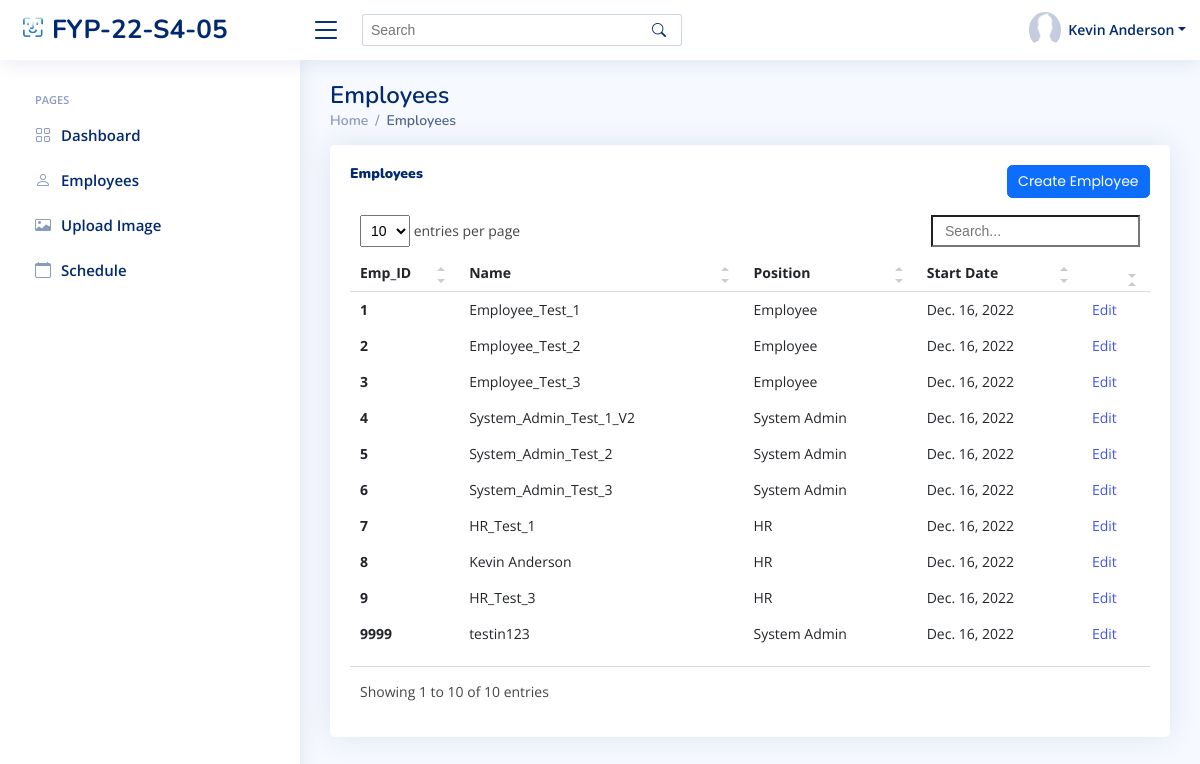
The page /sys_admin/view_employees/ (signed in) on the database its author committed.
### index/models.py (models this page shows, shortened)
class Employee(models.Model):
	Employee_ID = models.IntegerField(primary_key=True)
	Full_Name = models.CharField(max_length=100)
	Job_Title = models.CharField(max_length=100)
	Phone_Number = models.CharField(max_length=100)
	Email_Address = models.EmailField()
	Role = models.ForeignKey(Role, on_delete=models.CASCADE)
	Profile_Image = models.ImageField(null=True, upload_to='media/profile_pics/')
	Password = models.CharField(max_length=256)
	Start_Date = models.DateField(auto_now_add=True)

class Role(models.Model):
	Role_ID = models.IntegerField(primary_key=True)
	Role_Name = models.CharField(max_length=100)

### index/views/sys_admin.py (the view)
# urls.py: path('sys_admin/view_employees/', sys_admin.sys_admin_view_employees, name='sys_admin_view_employees'),
def sys_admin_view_employees(request):
	currentEmployee = Employee.objects.get(Employee_ID=request.session['Employee_ID'])
	allEmployees = Employee.objects.all()
	context={
		'Employee_ID' : currentEmployee.Employee_ID,
		'Full_Name' : currentEmployee.Full_Name,
		'Role' : currentEmployee.Role.Role_Name,
		'PFP' : currentEmployee.Profile_Image.url,
		'Employees' : allEmployees,
	}
	return render(request, 'sys_admin/sys_admin_view_employees.html', context)

### templates/sys_admin/sys_admin_view_employees.html (shortened to what this page needs)
{% extends "index/base.html" %}
{% load static %}
{% block content %}
{% include 'sys_admin/sys_admin_base.html' %}
  <main id="main" class="main">
    <div class="pagetitle">
      <h1>Employees</h1>
      <nav>
        <ol class="breadcrumb">
          <li class="breadcrumb-item"><a href="{% url 'sys_admin_home' %}">Home</a></li>
          <li class="breadcrumb-item active">Employees</li>
        </ol>
      </nav>
    </div>
    <section class="section">
      <div class="row">
        <div class="col-lg-12">
          <div class="card recent-sales overflow-auto">
            <div class="card-body">
              <div class="col-lg-12 align-items-center justify-content-center card-title">
                <h5 class="float-start"><b>Employees</b></h5>
                <a href="{% url 'sys_admin_create_user' %}" class="btn btn-primary float-end">Create Employee</a>
                <br>
              </div>
              <table class="table table-borderless datatable">
                <thead>
                  <tr>
                    <th scope="col">Emp_ID</th>
                    <th scope="col">Name</th>
                    <th scope="col">Position</th>
                    <th scope="col">Start Date</th>
                    <th scope="col"></th>
                  </tr>
                </thead>
                <tbody>
                  {% for employee in Employees %}
                    <tr>
                      <th scope="row">{{ employee.Employee_ID }}</th>
                      <td>{{ employee.Full_Name }}</td>
                      <td>{{ employee.Role.Role_Name }}</td>
                      <td>{{ employee.Start_Date }}</td>
                      <td><a href="edit/{{ employee.Employee_ID }}">Edit</a></td>
                    </tr>
                  {% endfor %}
                </tbody>
              </table>
            </div>
          </div>
        </div>
      </div>
    </section>
  </main>
{% endblock content %}

### templates/sys_admin/sys_admin_base.html (shortened to what this page needs)
{% load static %}
  <header id="header" class="header fixed-top d-flex align-items-center">
    <div class="d-flex align-items-center justify-content-between">
      <a href="{% url 'sys_admin_home' %}" class="logo d-flex align-items-center">
        <img src="{% static 'assets/img/logo.png' %}" alt="">
        <span class="d-none d-lg-block">FYP-22-S4-05</span>
      </a>
      <i class="bi bi-list toggle-sidebar-btn"></i>
    </div>
    <div class="search-bar">
      <form class="search-form d-flex align-items-center" method="POST" action="#">
        <input type="text" name="query" placeholder="Search" title="Enter search keyword">
        <button type="submit" title="Search"><i class="bi bi-search"></i></button>
      </form>
    </div>
    <nav class="header-nav ms-auto">
      <ul class="d-flex align-items-center">
        <li class="nav-item dropdown pe-3">
          <a class="nav-link nav-profile d-flex align-items-center pe-0" href="#" data-bs-toggle="dropdown">
            <img src="{{ PFP }}" alt="Profile" class="rounded-circle">
            <span class="d-none d-md-block dropdown-toggle ps-2">{{ Full_Name }}</span>
          </a>
        </li>
      </ul>
    </nav>
  </header>
  <aside id="sidebar" class="sidebar">
    <ul class="sidebar-nav" id="sidebar-nav">
      <li class="nav-heading">Pages</li>
      <li class="nav-item">
        <a class="nav-link collapsed" href="{% url 'sys_admin_home' %}">
          <i class="bi bi-grid"></i>
          <span>Dashboard</span>
        </a>
      </li>
      <li class="nav-item">
        <a class="nav-link collapsed" href="{% url 'sys_admin_view_employees' %}">
          <i class="bi bi-person"></i>
          <span>Employees</span>
        </a>
      </li>
      <li class="nav-item">
        <a class="nav-link collapsed" href="{% url 'sys_admin_upload_img' %}">
          <i class="bi bi-card-image"></i>
          <span>Upload Image</span>
        </a>
      </li>
      <li class="nav-item">
        <a class="nav-link collapsed" href="{% url 'sys_admin_schedule' %}">
          <i class="bi bi-calendar"></i>
          <span>Schedule</span>
        </a>
      </li>
  </aside>

### static/assets/css/style.css (style rules this page uses)
:root { scroll-behavior: smooth; }
body { font-family: "Open Sans", sans-serif; background: #f6f9ff; color: #444444; }
a { color: #4154f1; text-decoration: none; }
h1, h2, h3, h4, h5, h6 { font-family: "Nunito", sans-serif; }
#main { margin-top: 60px; padding: 20px 30px; transition: all 0.3s; }
.pagetitle { margin-bottom: 10px; }
.pagetitle h1 { font-size: 24px; margin-bottom: 0; font-weight: 600; color: #012970; }
.card { margin-bottom: 30px; border: none; border-radius: 5px; box-shadow: 0px 0 30px rgba(1, 41, 112, 0.1); }
.card-title { padding: 20px 0 15px 0; font-size: 18px; font-weight: 500; color: #012970; font-family: "Poppins", sans-serif; }
.card-body { padding: 0 20px 20px 20px; }
.breadcrumb { font-size: 14px; font-family: "Nunito", sans-serif; color: #899bbd; font-weight: 600; }
.breadcrumb a { color: #899bbd; transition: 0.3s; }
.breadcrumb .breadcrumb-item::before { color: #899bbd; }
.breadcrumb .active { color: #51678f; font-weight: 600; }
.logo { line-height: 1; }
@media (min-width: 1200px) { .logo { width: 280px; } }
.logo img { max-height: 26px; margin-right: 6px; }
.logo span { font-size: 26px; font-weight: 700; color: #012970; font-family: "Nunito", sans-serif; }
.header { transition: all 0.5s; z-index: 997; height: 60px; box-shadow: 0px 2px 20px rgba(1, 41, 112, 0.1); background-color: #fff; padding-left: 20px; }
.header .toggle-sidebar-btn { font-size: 32px; padding-left: 10px; cursor: pointer; color: #012970; }
.header .search-bar { min-width: 360px; padding: 0 20px; }
.header .search-form { width: 100%; }
.header .search-form input { border: 0; font-size: 14px; color: #012970; border: 1px solid rgba(1, 41, 112, 0.2); padding: 7px 38px 7px 8px; border-radius: 3px; transition: 0.3s; width: 100%; }
.header .search-form button { border: 0; padding: 0; margin-left: -30px; background: none; }
.header .search-form button i { color: #012970; }
.header-nav ul { list-style: none; }
.header-nav>ul { margin: 0; padding: 0; }
.header-nav .nav-profile { color: #012970; }
.header-nav .nav-profile img { max-height: 36px; }
.header-nav .nav-profile span { font-size: 14px; font-weight: 600; }
.sidebar { position: fixed; top: 60px; left: 0; bottom: 0; width: 300px; z-index: 996; transition: all 0.3s; padding: 20px; overflow-y: auto; scrollbar-width: thin; scrollbar-color: #aab7cf transparent; box-shadow: 0px 0px 20px rgba(1, 41, 112, 0.1); background-color: #fff; }
@media (min-width: 1200px) { #main, #footer { margin-left: 300px; } }
.sidebar-nav { padding: 0; margin: 0; list-style: none; }
.sidebar-nav li { padding: 0; margin: 0; list-style: none; }
.sidebar-nav .nav-item { margin-bottom: 5px; }
.sidebar-nav .nav-heading { font-size: 11px; text-transform: uppercase; color: #899bbd; font-weight: 600; margin: 10px 0 5px 15px; }
.sidebar-nav .nav-link { display: flex; align-items: center; font-size: 15px; font-weight: 600; color: #4154f1; transition: 0.3; background: #f6f9ff; padding: 10px 15px; border-radius: 4px; }
.sidebar-nav .nav-link i { font-size: 16px; margin-right: 10px; color: #4154f1; }
.sidebar-nav .nav-link.collapsed { color: #012970; background: #fff; }
.sidebar-nav .nav-link.collapsed i { color: #899bbd; }

### rows shown on the page
Employee: Full_Name "Kevin Anderson", Employee_ID "8", Role.Role_Name "HR", Start_Date "Dec. 16, 2022"
Employee: Employee_ID "1", Full_Name "Employee_Test_1", Role.Role_Name "Employee", Start_Date "Dec. 16, 2022"
Employee: Employee_ID "2", Full_Name "Employee_Test_2", Role.Role_Name "Employee", Start_Date "Dec. 16, 2022"
Employee: Employee_ID "3", Full_Name "Employee_Test_3", Role.Role_Name "Employee", Start_Date "Dec. 16, 2022"
Employee: Employee_ID "4", Full_Name "System_Admin_Test_1_V2", Role.Role_Name "System Admin", Start_Date "Dec. 16, 2022"
Employee: Employee_ID "5", Full_Name "System_Admin_Test_2", Role.Role_Name "System Admin", Start_Date "Dec. 16, 2022"
Employee: Employee_ID "6", Full_Name "System_Admin_Test_3", Role.Role_Name "System Admin", Start_Date "Dec. 16, 2022"
Employee: Employee_ID "7", Full_Name "HR_Test_1", Role.Role_Name "HR", Start_Date "Dec. 16, 2022"
Employee: Employee_ID "9", Full_Name "HR_Test_3", Role.Role_Name "HR", Start_Date "Dec. 16, 2022"
Employee: Employee_ID "9999", Full_Name "testin123", Role.Role_Name "System Admin", Start_Date "Dec. 16, 2022"
